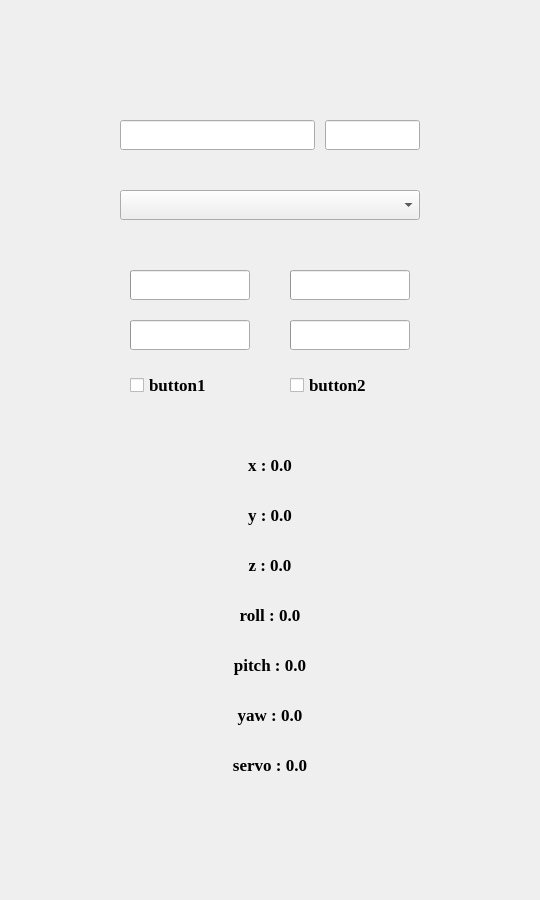
<?xml version="1.0" encoding="UTF-8"?>
<ui version="4.0">
 <class>main_window</class>
 <widget class="QMainWindow" name="main_window">
  <property name="geometry">
   <rect>
    <x>0</x>
    <y>0</y>
    <width>540</width>
    <height>900</height>
   </rect>
  </property>
  <property name="sizePolicy">
   <sizepolicy hsizetype="Fixed" vsizetype="Fixed">
    <horstretch>0</horstretch>
    <verstretch>0</verstretch>
   </sizepolicy>
  </property>
  <property name="font">
   <font>
    <family>Times New Roman</family>
    <pointsize>13</pointsize>
   </font>
  </property>
  <property name="windowTitle">
   <string>UUV_Master</string>
  </property>
  <widget class="QWidget" name="central_widget">
   <widget class="QComboBox" name="joysticks_combo_box">
    <property name="geometry">
     <rect>
      <x>120</x>
      <y>190</y>
      <width>300</width>
      <height>30</height>
     </rect>
    </property>
    <property name="sizePolicy">
     <sizepolicy hsizetype="Fixed" vsizetype="Fixed">
      <horstretch>0</horstretch>
      <verstretch>0</verstretch>
     </sizepolicy>
    </property>
    <property name="maxVisibleItems">
     <number>3</number>
    </property>
   </widget>
   <widget class="QProgressBar" name="left_x_bar">
    <property name="geometry">
     <rect>
      <x>130</x>
      <y>270</y>
      <width>120</width>
      <height>30</height>
     </rect>
    </property>
    <property name="sizePolicy">
     <sizepolicy hsizetype="Fixed" vsizetype="Fixed">
      <horstretch>0</horstretch>
      <verstretch>0</verstretch>
     </sizepolicy>
    </property>
    <property name="maximum">
     <number>100</number>
    </property>
    <property name="value">
     <number>0</number>
    </property>
    <property name="textVisible">
     <bool>false</bool>
    </property>
    <property name="format">
     <string/>
    </property>
   </widget>
   <widget class="QProgressBar" name="left_y_bar">
    <property name="geometry">
     <rect>
      <x>130</x>
      <y>320</y>
      <width>120</width>
      <height>30</height>
     </rect>
    </property>
    <property name="sizePolicy">
     <sizepolicy hsizetype="Fixed" vsizetype="Fixed">
      <horstretch>0</horstretch>
      <verstretch>0</verstretch>
     </sizepolicy>
    </property>
    <property name="value">
     <number>0</number>
    </property>
    <property name="textVisible">
     <bool>false</bool>
    </property>
    <property name="format">
     <string/>
    </property>
   </widget>
   <widget class="QProgressBar" name="right_x_bar">
    <property name="geometry">
     <rect>
      <x>290</x>
      <y>270</y>
      <width>120</width>
      <height>30</height>
     </rect>
    </property>
    <property name="sizePolicy">
     <sizepolicy hsizetype="Fixed" vsizetype="Fixed">
      <horstretch>0</horstretch>
      <verstretch>0</verstretch>
     </sizepolicy>
    </property>
    <property name="value">
     <number>0</number>
    </property>
    <property name="textVisible">
     <bool>false</bool>
    </property>
    <property name="format">
     <string/>
    </property>
   </widget>
   <widget class="QProgressBar" name="right_y_bar">
    <property name="geometry">
     <rect>
      <x>290</x>
      <y>320</y>
      <width>120</width>
      <height>30</height>
     </rect>
    </property>
    <property name="sizePolicy">
     <sizepolicy hsizetype="Fixed" vsizetype="Fixed">
      <horstretch>0</horstretch>
      <verstretch>0</verstretch>
     </sizepolicy>
    </property>
    <property name="value">
     <number>0</number>
    </property>
    <property name="textVisible">
     <bool>false</bool>
    </property>
    <property name="format">
     <string/>
    </property>
   </widget>
   <widget class="QCheckBox" name="button_1_check_box">
    <property name="geometry">
     <rect>
      <x>130</x>
      <y>370</y>
      <width>120</width>
      <height>30</height>
     </rect>
    </property>
    <property name="sizePolicy">
     <sizepolicy hsizetype="Fixed" vsizetype="Fixed">
      <horstretch>0</horstretch>
      <verstretch>0</verstretch>
     </sizepolicy>
    </property>
    <property name="font">
     <font>
      <family>Times New Roman</family>
      <pointsize>13</pointsize>
      <bold>true</bold>
     </font>
    </property>
    <property name="mouseTracking">
     <bool>false</bool>
    </property>
    <property name="text">
     <string>button1</string>
    </property>
    <property name="checkable">
     <bool>true</bool>
    </property>
   </widget>
   <widget class="QCheckBox" name="button_2_check_box">
    <property name="geometry">
     <rect>
      <x>290</x>
      <y>370</y>
      <width>120</width>
      <height>30</height>
     </rect>
    </property>
    <property name="sizePolicy">
     <sizepolicy hsizetype="Fixed" vsizetype="Fixed">
      <horstretch>0</horstretch>
      <verstretch>0</verstretch>
     </sizepolicy>
    </property>
    <property name="font">
     <font>
      <family>Times New Roman</family>
      <pointsize>13</pointsize>
      <bold>true</bold>
     </font>
    </property>
    <property name="mouseTracking">
     <bool>false</bool>
    </property>
    <property name="text">
     <string>button2</string>
    </property>
    <property name="checkable">
     <bool>true</bool>
    </property>
   </widget>
   <widget class="QLabel" name="x_label">
    <property name="enabled">
     <bool>true</bool>
    </property>
    <property name="geometry">
     <rect>
      <x>120</x>
      <y>450</y>
      <width>300</width>
      <height>30</height>
     </rect>
    </property>
    <property name="sizePolicy">
     <sizepolicy hsizetype="Fixed" vsizetype="Fixed">
      <horstretch>0</horstretch>
      <verstretch>0</verstretch>
     </sizepolicy>
    </property>
    <property name="font">
     <font>
      <family>Times New Roman</family>
      <pointsize>13</pointsize>
      <bold>true</bold>
     </font>
    </property>
    <property name="text">
     <string>x : 0.0</string>
    </property>
    <property name="textFormat">
     <enum>Qt::TextFormat::PlainText</enum>
    </property>
    <property name="scaledContents">
     <bool>false</bool>
    </property>
    <property name="alignment">
     <set>Qt::AlignmentFlag::AlignCenter</set>
    </property>
    <property name="textInteractionFlags">
     <set>Qt::TextInteractionFlag::NoTextInteraction</set>
    </property>
   </widget>
   <widget class="QLabel" name="y_label">
    <property name="enabled">
     <bool>true</bool>
    </property>
    <property name="geometry">
     <rect>
      <x>120</x>
      <y>500</y>
      <width>300</width>
      <height>30</height>
     </rect>
    </property>
    <property name="sizePolicy">
     <sizepolicy hsizetype="Fixed" vsizetype="Fixed">
      <horstretch>0</horstretch>
      <verstretch>0</verstretch>
     </sizepolicy>
    </property>
    <property name="font">
     <font>
      <family>Times New Roman</family>
      <pointsize>13</pointsize>
      <bold>true</bold>
     </font>
    </property>
    <property name="text">
     <string>y : 0.0</string>
    </property>
    <property name="textFormat">
     <enum>Qt::TextFormat::PlainText</enum>
    </property>
    <property name="scaledContents">
     <bool>false</bool>
    </property>
    <property name="alignment">
     <set>Qt::AlignmentFlag::AlignCenter</set>
    </property>
    <property name="textInteractionFlags">
     <set>Qt::TextInteractionFlag::NoTextInteraction</set>
    </property>
   </widget>
   <widget class="QLabel" name="z_label">
    <property name="enabled">
     <bool>true</bool>
    </property>
    <property name="geometry">
     <rect>
      <x>120</x>
      <y>550</y>
      <width>300</width>
      <height>30</height>
     </rect>
    </property>
    <property name="sizePolicy">
     <sizepolicy hsizetype="Fixed" vsizetype="Fixed">
      <horstretch>0</horstretch>
      <verstretch>0</verstretch>
     </sizepolicy>
    </property>
    <property name="font">
     <font>
      <family>Times New Roman</family>
      <pointsize>13</pointsize>
      <bold>true</bold>
     </font>
    </property>
    <property name="text">
     <string>z : 0.0</string>
    </property>
    <property name="textFormat">
     <enum>Qt::TextFormat::PlainText</enum>
    </property>
    <property name="scaledContents">
     <bool>false</bool>
    </property>
    <property name="alignment">
     <set>Qt::AlignmentFlag::AlignCenter</set>
    </property>
    <property name="textInteractionFlags">
     <set>Qt::TextInteractionFlag::NoTextInteraction</set>
    </property>
   </widget>
   <widget class="QLabel" name="roll_label">
    <property name="enabled">
     <bool>true</bool>
    </property>
    <property name="geometry">
     <rect>
      <x>120</x>
      <y>600</y>
      <width>300</width>
      <height>30</height>
     </rect>
    </property>
    <property name="sizePolicy">
     <sizepolicy hsizetype="Fixed" vsizetype="Fixed">
      <horstretch>0</horstretch>
      <verstretch>0</verstretch>
     </sizepolicy>
    </property>
    <property name="font">
     <font>
      <family>Times New Roman</family>
      <pointsize>13</pointsize>
      <bold>true</bold>
     </font>
    </property>
    <property name="text">
     <string>roll : 0.0</string>
    </property>
    <property name="textFormat">
     <enum>Qt::TextFormat::PlainText</enum>
    </property>
    <property name="scaledContents">
     <bool>false</bool>
    </property>
    <property name="alignment">
     <set>Qt::AlignmentFlag::AlignCenter</set>
    </property>
    <property name="textInteractionFlags">
     <set>Qt::TextInteractionFlag::NoTextInteraction</set>
    </property>
   </widget>
   <widget class="QLabel" name="pitch_label">
    <property name="enabled">
     <bool>true</bool>
    </property>
    <property name="geometry">
     <rect>
      <x>120</x>
      <y>650</y>
      <width>300</width>
      <height>30</height>
     </rect>
    </property>
    <property name="sizePolicy">
     <sizepolicy hsizetype="Fixed" vsizetype="Fixed">
      <horstretch>0</horstretch>
      <verstretch>0</verstretch>
     </sizepolicy>
    </property>
    <property name="font">
     <font>
      <family>Times New Roman</family>
      <pointsize>13</pointsize>
      <bold>true</bold>
     </font>
    </property>
    <property name="text">
     <string>pitch : 0.0</string>
    </property>
    <property name="textFormat">
     <enum>Qt::TextFormat::PlainText</enum>
    </property>
    <property name="scaledContents">
     <bool>false</bool>
    </property>
    <property name="alignment">
     <set>Qt::AlignmentFlag::AlignCenter</set>
    </property>
    <property name="textInteractionFlags">
     <set>Qt::TextInteractionFlag::NoTextInteraction</set>
    </property>
   </widget>
   <widget class="QLabel" name="yaw_label">
    <property name="enabled">
     <bool>true</bool>
    </property>
    <property name="geometry">
     <rect>
      <x>120</x>
      <y>700</y>
      <width>300</width>
      <height>30</height>
     </rect>
    </property>
    <property name="sizePolicy">
     <sizepolicy hsizetype="Fixed" vsizetype="Fixed">
      <horstretch>0</horstretch>
      <verstretch>0</verstretch>
     </sizepolicy>
    </property>
    <property name="font">
     <font>
      <family>Times New Roman</family>
      <pointsize>13</pointsize>
      <bold>true</bold>
     </font>
    </property>
    <property name="text">
     <string>yaw : 0.0</string>
    </property>
    <property name="textFormat">
     <enum>Qt::TextFormat::PlainText</enum>
    </property>
    <property name="scaledContents">
     <bool>false</bool>
    </property>
    <property name="alignment">
     <set>Qt::AlignmentFlag::AlignCenter</set>
    </property>
    <property name="textInteractionFlags">
     <set>Qt::TextInteractionFlag::NoTextInteraction</set>
    </property>
   </widget>
   <widget class="QLabel" name="servo_label">
    <property name="enabled">
     <bool>true</bool>
    </property>
    <property name="geometry">
     <rect>
      <x>120</x>
      <y>750</y>
      <width>300</width>
      <height>30</height>
     </rect>
    </property>
    <property name="sizePolicy">
     <sizepolicy hsizetype="Fixed" vsizetype="Fixed">
      <horstretch>0</horstretch>
      <verstretch>0</verstretch>
     </sizepolicy>
    </property>
    <property name="font">
     <font>
      <family>Times New Roman</family>
      <pointsize>13</pointsize>
      <bold>true</bold>
     </font>
    </property>
    <property name="text">
     <string>servo : 0.0</string>
    </property>
    <property name="textFormat">
     <enum>Qt::TextFormat::PlainText</enum>
    </property>
    <property name="scaledContents">
     <bool>false</bool>
    </property>
    <property name="alignment">
     <set>Qt::AlignmentFlag::AlignCenter</set>
    </property>
    <property name="textInteractionFlags">
     <set>Qt::TextInteractionFlag::NoTextInteraction</set>
    </property>
   </widget>
   <widget class="QLineEdit" name="host_ip_line_edit">
    <property name="geometry">
     <rect>
      <x>120</x>
      <y>120</y>
      <width>195</width>
      <height>30</height>
     </rect>
    </property>
    <property name="sizePolicy">
     <sizepolicy hsizetype="Fixed" vsizetype="Fixed">
      <horstretch>0</horstretch>
      <verstretch>0</verstretch>
     </sizepolicy>
    </property>
    <property name="dragEnabled">
     <bool>true</bool>
    </property>
   </widget>
   <widget class="QLineEdit" name="host_port_line_edit">
    <property name="geometry">
     <rect>
      <x>325</x>
      <y>120</y>
      <width>95</width>
      <height>30</height>
     </rect>
    </property>
    <property name="sizePolicy">
     <sizepolicy hsizetype="Fixed" vsizetype="Fixed">
      <horstretch>0</horstretch>
      <verstretch>0</verstretch>
     </sizepolicy>
    </property>
   </widget>
  </widget>
 </widget>
 <resources/>
 <connections/>
</ui>
